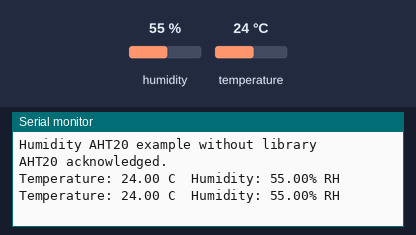
Simulated run of this sketch. Board: Arduino Uno, built with avr-gcc and run on an emulated ATmega328P. Shown: the last lines printed to the serial monitor. Wiring (inferred from the names in the program): AHT10/20 sensor at I2C address 0x38. The inputs (shaded band) are chosen by the test bench; at power-on: humidity 55 %, temperature 24 °C.

Above: at 2.9 s.
3.0 s: humidity set to 22 %
At 5.5 s:
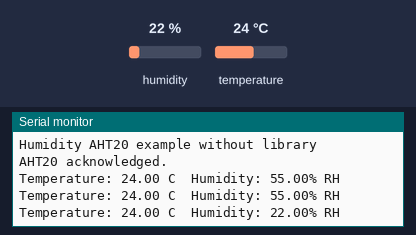
5.8 s: temperature set to 12 °C
At 6.7 s:
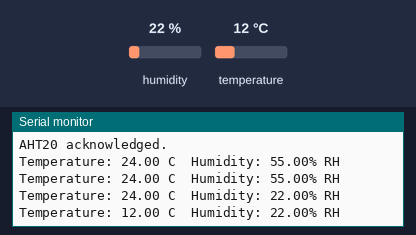
8.6 s: humidity set to 40 %
At 11.0 s:
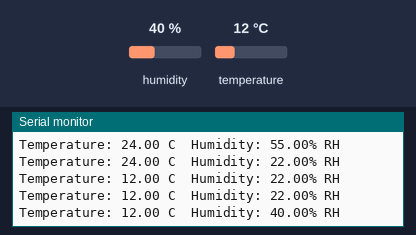
Timing chart, 0 to 12.5 s (numbered marks = the images above; inputs shaded):
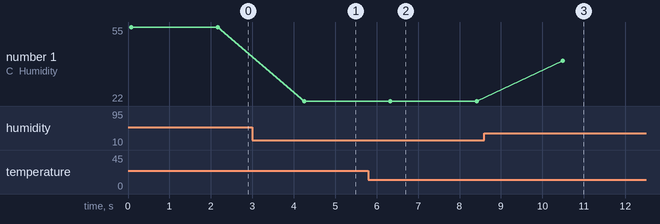

Measured:
- after the input at 3.0 s, the serial monitor: prints a new line after 1.2 s (image 1)
- after the input at 5.8 s, the serial monitor: prints a new line after 0.53 s (image 2)
- after the input at 8.6 s, the serial monitor: prints a new line after 1.9 s (image 3)
- plotted number 1: 55 → 22 after the input at 3.0 s, 22 → 40 after the input at 8.6 s

The sketch:

AHT20.ino
```cpp
#include <Wire.h> // I2C 통신 라이브러리를 포함합니다.

const uint8_t AHT20_ADDRESS = 0x38; // AHT20 센서의 I2C 주소를 지정합니다.
const uint8_t AHT20_INIT = 0xE1; // 센서 초기화를 위한 명령어입니다.
const uint8_t AHT20_START_MEASUREMENT = 0xAC; // 온도 및 습도 측정을 시작하는 명령어입니다.

void setup() {
  Serial.begin(115200); // 시리얼 통신 속도를 115200bps로 설정합니다.
  Serial.println("Humidity AHT20 example without library"); // 시리얼 모니터에 메시지를 출력합니다.

  Wire.begin(); // I2C 통신을 시작합니다.

  if (initializeSensor()) { // 센서 초기화를 시도합니다.
    Serial.println("AHT20 acknowledged."); // 초기화 성공 메시지를 출력합니다.
  } else {
    Serial.println("AHT20 not detected. Please check wiring. Freezing."); // 초기화 실패 메시지를 출력하고 무한 루프에 걸립니다.
    while (1);
  }
}

void loop() {
  float temperature, humidity; // 온도와 습도를 저장할 변수를 선언합니다.
  if (getTemperatureAndHumidity(temperature, humidity)) { // 온도와 습도를 읽어옵니다.
    Serial.print("Temperature: "); // 온도를 출력합니다.
    Serial.print(temperature, 2);
    Serial.print(" C\t");
    Serial.print("Humidity: "); // 습도를 출력합니다.
    Serial.print(humidity, 2);
    Serial.println("% RH");
  }
  delay(2000); // 2초 동안 대기합니다.
}

bool initializeSensor() {
  Wire.beginTransmission(AHT20_ADDRESS); // AHT20 센서와 통신을 시작합니다.
  Wire.write(AHT20_INIT); // 초기화 명령어를 전송합니다.
  Wire.write(0x08); // 설정 바이트를 전송합니다.
  Wire.write(0x00); // 두 번째 설정 바이트를 전송합니다.
  return (Wire.endTransmission() == 0); // 통신이 성공적으로 종료되었는지 확인합니다.
}

bool getTemperatureAndHumidity(float &temperature, float &humidity) {
  Wire.beginTransmission(AHT20_ADDRESS); // AHT20 센서와 통신을 시작합니다.
  Wire.write(AHT20_START_MEASUREMENT); // 측정 시작 명령어를 전송합니다.
  Wire.write(0x33); // 설정 바이트를 전송합니다.
  Wire.write(0x00); // 두 번째 설정 바이트를 전송합니다.
  if (Wire.endTransmission() != 0) { // 통신이 성공적으로 종료되었는지 확인합니다.
    return false;
  }

  delay(80); // 센서가 측정 값을 준비하는 데 시간이 걸리므로 대기합니다.

  if (Wire.requestFrom(AHT20_ADDRESS, (uint8_t)6) != 6) {
    return false;
  } // 센서로부터 6바이트의 데이터를 요청하고, 정상적으로 요청되었는지 확인합니다.

  Wire.read(); // 첫 번째 바이트는 읽고 무시합니다. (상태 바이트)
  uint32_t rawHumidity = Wire.read();  // 습도 데이터의 첫 번째 바이트를 읽습니다.
  rawHumidity <<= 8; // 8비트 왼쪽으로 이동시킵니다.
  rawHumidity |= Wire.read(); // 습도 데이터의 두 번째 바이트를 읽어 추가합니다.
  uint8_t midByte = Wire.read(); // 온도와 습도 데이터 사이의 바이트를 읽습니다.
  rawHumidity <<= 4; // 4비트 왼쪽으로 이동시킵니다.
  rawHumidity |= (midByte >> 4); // 중간 바이트의 상위 4비트를 습도 데이터에 추가합니다.

  uint32_t rawTemperature = midByte & 0x0F; // 중간 바이트의 하위 4비트를 온도 데이터의 시작으로 사용합니다.
  rawTemperature <<= 8; // 8비트 왼쪽으로 이동시킵니다.
  rawTemperature |= Wire.read(); // 온도 데이터의 두 번째 바이트를 읽어 추가합니다.
  rawTemperature <<= 8; // 8비트 왼쪽으로 이동시킵니다.
  rawTemperature |= Wire.read(); // 온도 데이터의 세 번째 바이트를 읽어 추가합니다.

  humidity = (rawHumidity * 100.0) / 1048576.0; // 습도 데이터를 백분율로 변환합니다.
  temperature = ((rawTemperature * 200.0) / 1048576.0) - 50; // 온도 데이터를 섭씨로 변환합니다.

  return true; // 온도와 습도 값을 성공적으로 읽었습니다.
}
```
